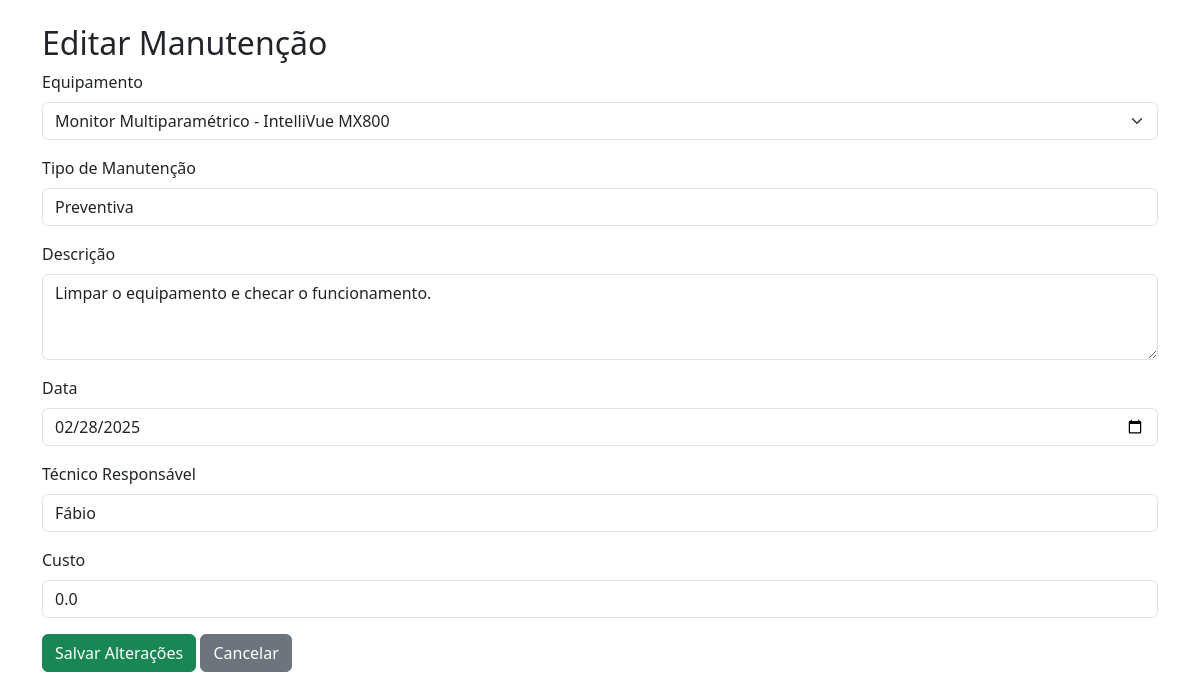
/editar_manutencao/2, run on the app's committed database.
### app/models.py (models this page shows, shortened)
class Manutencao(db.Model):
    __tablename__ = 'manutencoes'
    id = db.Column(db.Integer, primary_key=True)
    tipo = db.Column(db.String(20), nullable=False)
    descricao = db.Column(db.String(200), nullable=False)
    data = db.Column(db.DateTime, nullable=False)
    tecnico_responsavel = db.Column(db.String(100), nullable=False)
    custo = db.Column(db.Float, nullable=True)
    equipamento_id = db.Column(db.Integer, db.ForeignKey('equipamentos.id'), nullable=False)

class Equipamento(db.Model):
    __tablename__ = 'equipamentos'
    id = db.Column(db.Integer, primary_key=True)
    nome = db.Column(db.String(80), nullable=False)
    modelo = db.Column(db.String(50), nullable=False)
    fabricante = db.Column(db.String(50), nullable=False)
    num_serie = db.Column(db.String(50), unique=True, nullable=False)
    localizacao = db.Column(db.String(50), nullable=False)
    data_cadastro = db.Column(db.DateTime, nullable=False, default=datetime.utcnow)
    manutencoes = db.relationship('Manutencao', backref='equipamento', lazy=True)

### app/routes.py (the view, shortened to what this page needs)
@main.route('/editar_manutencao/<int:id>', methods=['GET', 'POST'])
def editar_manutencao(id):
    manutencao = Manutencao.query.get_or_404(id)
    equipamentos = Equipamento.query.all()  # Para caso o usuário queira mudar o equipamento
    return render_template('editar_manutencao.html', manutencao=manutencao, equipamentos=equipamentos)

### app/templates/editar_manutencao.html (shortened to what this page needs)
<!DOCTYPE html>
<html lang="pt-br">
<head>
    <link rel="stylesheet" href="https://cdn.jsdelivr.net/npm/bootstrap@5.3.0/dist/css/bootstrap.min.css">
</head>
<body>
    <div class="container mt-4">
        <h2>Editar Manutenção</h2>
        <form action="{{ url_for('main.editar_manutencao', id=manutencao.id) }}" method="POST">
            <div class="mb-3">
                <label for="equipamento" class="form-label">Equipamento</label>
                <select class="form-select" id="equipamento" name="equipamento_id" required>
                    {% for equipamento in equipamentos %}
                        <option value="{{ equipamento.id }}" {% if equipamento.id == manutencao.equipamento_id %}selected{% endif %}>
                            {{ equipamento.nome }} - {{ equipamento.modelo }}
                        </option>
                    {% endfor %}
                </select>
            </div>
            <div class="mb-3">
                <label for="tipo" class="form-label">Tipo de Manutenção</label>
                <input type="text" class="form-control" id="tipo" name="tipo" value="{{ manutencao.tipo }}" required>
            </div>
            <div class="mb-3">
                <label for="descricao" class="form-label">Descrição</label>
                <textarea class="form-control" id="descricao" name="descricao" rows="3" required>{{ manutencao.descricao }}</textarea>
            </div>
            <div class="mb-3">
                <label for="data" class="form-label">Data</label>
                <input type="date" class="form-control" id="data" name="data" value="{{ manutencao.data.strftime('%Y-%m-%d') }}" required>
            </div>
            <div class="mb-3">
                <label for="tecnico" class="form-label">Técnico Responsável</label>
                <input type="text" class="form-control" id="tecnico" name="tecnico_responsavel" value="{{ manutencao.tecnico_responsavel }}" required>
            </div>
            <div class="mb-3">
                <label for="custo" class="form-label">Custo</label>
                <input type="number" class="form-control" id="custo" name="custo" step="0.01" value="{{ manutencao.custo }}">
            </div>
            <button type="submit" class="btn btn-success">Salvar Alterações</button>
            <a href="{{ url_for('main.mostrar_preventiva') }}" class="btn btn-secondary">Cancelar</a>
        </form>
    </div>
</body>
</html>

### data on the page
Manutencao: equipamento_id "Monitor Multiparamétrico - IntelliVue MX800", tipo "Preventiva", descricao "Limpar o equipamento e checar o funcionamento.", data "02/28/2025", tecnico_responsavel "Fábio", custo "0.0"
